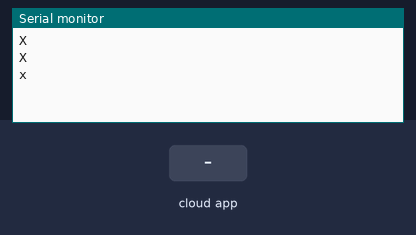
Recording of a sketch running on a simulated ESP8266 (NodeMCU). Shown: the last lines printed to the serial monitor. The test bench sets the inputs (shaded band). WiFi joins after 1.5 s; servers stay silent unless stated; network time is answered at once with the bench clock; the local clock reads 2024-03-15 10:24:30 at power-on unless the sketch sets it; the Firebase database answers and starts empty.

Above: at 3.2 s.
3.3 s: the phone or cloud app sets A to 0
At 5.7 s:
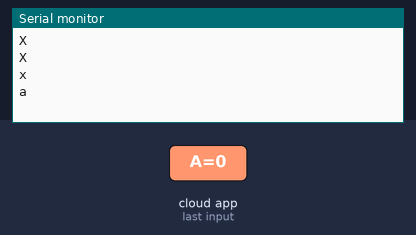
10.4 s: the phone or cloud app sets B to 1
At 11.1 s:
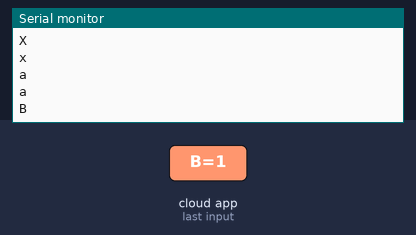
17.0 s: the phone or cloud app sets C to 0
At 21.3 s:
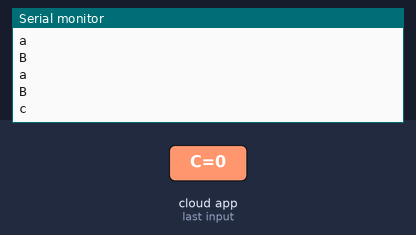
22.2 s: the phone or cloud app sets A to 1
At 25.65 s:
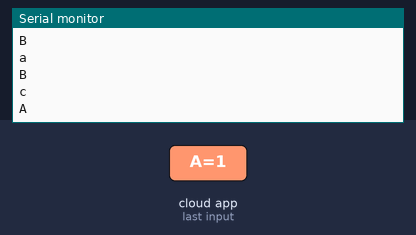
27.0 s: the phone or cloud app sets C to 1
At 32.0 s:
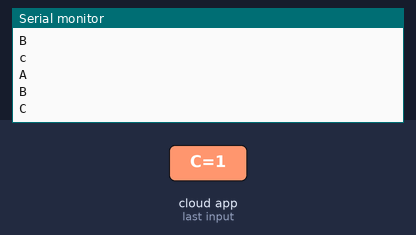

The sketch:

PROJECT_FINAL_ESP8266.ino
```cpp
#include <FirebaseESP8266.h>
#include <ESP8266WiFi.h>
#include <NTPClient.h>
#include <WiFiUdp.h>

#define FIREBASE_HOST "smarteco-61678-default-rtdb.asia-southeast1.firebasedatabase.app"
#define FIREBASE_AUTH "AIzaSyBH9RJILm5SQQMBR2lHQz8KV4KWUWWJuBM"


// Replace with your Wi-Fi credentials
const char* ssid = "Zubble HQ";
const char* password = "airzubble";

FirebaseData firebaseData;
FirebaseData StringData;
FirebaseData log_data;

float Watt = 0, AmpsRMS = 0;
int motionSensorData = 0, relay1State = 0, relay2State = 0, relay3State = 0;

unsigned long previousMillis = 0;
const unsigned long interval = 5000;  // Interval in milliseconds

unsigned long previousMillisMOTION = 0;
const unsigned long intervalMOTION = 60000;  // Interval in milliseconds


WiFiUDP ntpUDP;
NTPClient timeClient(ntpUDP, "pool.ntp.org");

String getTime() {
  timeClient.update();
  unsigned long now = timeClient.getEpochTime();
  return String(now);
}
// String getDateString(unsigned long epochTime) {
//   struct tm* ptm = gmtime((time_t*)&epochTime);
//   int currentYear = ptm->tm_year + 1900;  // Years offset from 1900
//   int currentMonth = ptm->tm_mon + 1;     // Months range from 0-11, so we add 1
//   int monthDay = ptm->tm_mday;


//   // Format the date as a string
//   String formattedDate = String(currentYear) + "-" + String(currentMonth) + "-" + String(monthDay);
//   return formattedDate;
// }

void setup() {
  Serial.begin(9600);  // Initialize serial communication
  WiFi.begin(ssid, password);
  while (WiFi.status() != WL_CONNECTED) {
    delay(1000);
    Serial.println("X");
  }
  Serial.println("x");
  timeClient.begin();
  Firebase.begin(FIREBASE_HOST, FIREBASE_AUTH);
  Firebase.reconnectWiFi(true);
  // init
}

void loop() {
  unsigned long currentMillis = millis();
  int new_motionSensorData, new_relay1State, new_relay2State, new_relay3State;
  if (Serial.available() > 0) {
    String receivedData = Serial.readStringUntil('\n');  // Read until newline character
    // Parse the received data
    sscanf(receivedData.c_str(), "%d,%d,%d,%d", &new_motionSensorData, &new_relay1State, &new_relay2State, &new_relay3State);
  }
  delay(100);  // Adjust delay as needed
  //to turn on or off relays by checking firebase
  if (motionSensorData != new_motionSensorData) {
    if (Firebase.setInt(firebaseData, "/MiniIot/Devices/Device1/MV", new_motionSensorData)) {
      motionSensorData = new_motionSensorData;
      if (currentMillis - previousMillisMOTION >= intervalMOTION) {
        previousMillisMOTION = currentMillis;
        UpdateLog("MV", new_motionSensorData);
      }
      if (Firebase.setString(StringData, "/MiniIot/Devices/Device1/MT", getTime())) {
        delay(10);
      }
    }
  }
  if (relay1State != new_relay1State) {
    if (Firebase.setInt(firebaseData, "/MiniIot/Devices/Device1/A", new_relay1State)) {
      relay1State = new_relay1State;
      UpdateLog("A", new_relay1State);
    }
  }
  if (relay2State != new_relay2State) {
    if (Firebase.setInt(firebaseData, "/MiniIot/Devices/Device1/B", new_relay2State)) {
      relay2State = new_relay2State;
      UpdateLog("B", new_relay2State);
    }
  }
  if (relay3State != new_relay3State) {
    if (Firebase.setInt(firebaseData, "/MiniIot/Devices/Device1/C", new_relay3State)) {
      relay3State = new_relay3State;
      UpdateLog("C", new_relay3State);
    }
  }
  //CHECK

  if (currentMillis - previousMillis >= interval) {
    previousMillis = currentMillis;
    if (Firebase.getInt(firebaseData, "/MiniIot/Devices/Device1/A")) {
      int FBrelay1State = firebaseData.intData();
      if (relay1State != FBrelay1State) {
        int state = FBrelay1State;
        if (state == 1) {
          Serial.println("A");
        } else {
          Serial.println("a");
        }
        // relay1State = FBrelay1State;
      }
    }

    if (Firebase.getInt(firebaseData, "/MiniIot/Devices/Device1/B")) {
      int FBrelay2State = firebaseData.intData();
      if (relay2State != FBrelay2State) {
        int state = FBrelay2State;
        if (state == 1) {
          Serial.println("B");
        } else {
          Serial.println("b");
        }
        // relay2State = FBrelay2State;
      }
    }

    if (Firebase.getInt(firebaseData, "/MiniIot/Devices/Device1/C")) {
      int FBrelay3State = firebaseData.intData();
      if (relay3State != FBrelay3State) {
        int state = FBrelay3State;
        if (state == 1) {
          Serial.println("C");
        } else {
          Serial.println("c");
        }
        // relay3State = FBrelay3State;
      }
    }
  }
}

void UpdateLog(String ID, int state) {
  FirebaseJson json;
  json.set("ID", ID);
  json.set("status", state);
  json.set("updated", getTime());
  Firebase.pushJSON(log_data, "/MiniIot/Devices/Device1/logs/" + ID, json);
}
```

Measured:
- after the input at 3.3 s, the serial monitor: prints a new line after 2.0 s (image 1)
- after the input at 10.4 s, the serial monitor: prints a new line after 0.09 s (image 2)
- after the input at 17.0 s, the serial monitor: prints a new line after 3.8 s (image 3)
- after the input at 22.2 s, the serial monitor: prints a new line after 3.3 s (image 4)
- after the input at 27.0 s, the serial monitor: prints a new line after 3.9 s (image 5)
